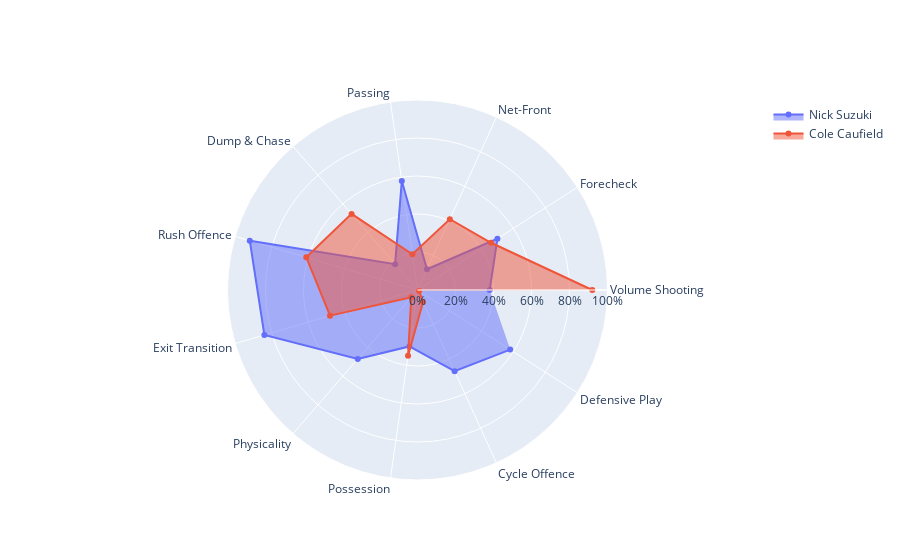

This figure's notebook cell:
### Code cell
import plotly.graph_objects as go

player_name1 = "Nick Suzuki"
player_name2 = "Cole Caufield"

categories = ['Volume Shooting', 'Forecheck', 'Net-Front', 'Passing',
              'Dump & Chase', 'Rush Offence', 'Exit Transition', 'Physicality',
              'Possession', 'Cycle Offence', 'Defensive Play']


idx1 = (df.index[df.Player == player_name1].values)[0]
cat_val1 = df.iloc[idx1].tolist()
cat_val1.pop(0)

fig = go.Figure()

fig.add_trace(go.Scatterpolar(
      r=cat_val1,
      theta=categories,
      fill='toself',
      name=player_name1))

idx2 = (df.index[df.Player == player_name2].values)[0]
cat_val2 = df.iloc[idx2].tolist()
cat_val2.pop(0)

fig.add_trace(go.Scatterpolar(
      r=cat_val2,
      theta=categories,
      fill='toself',
      name=player_name2))


fig.update_layout(
  polar=dict(
    radialaxis=dict(
      visible=True,
      range=[0, 100],
      angle = 0,
      ticksuffix = "%"  
  
    )),
  showlegend=True
)
fig.show()

### Figure 1 — Plotly figure (JSON) as saved in the notebook; plotly's stock layout.template omitted (floating-point values rounded to 4 significant figures)
{"data": [{"fill": "toself", "name": "Nick Suzuki", "r": [38, 50, 12, 58, 18, 92, 84, 48, 30, 47, 58], "theta": ["Volume Shooting", "Forecheck", "Net-Front", "Passing", "Dump & Chase", "Rush Offence", "Exit Transition", "Physicality", "Possession", "Cycle Offence", "Defensive Play"], "type": "scatterpolar"}, {"fill": "toself", "name": "Cole Caufield", "r": [92, 46, 41, 19, 53, 61, 48, 5, 35, 7, 1], "theta": ["Volume Shooting", "Forecheck", "Net-Front", "Passing", "Dump & Chase", "Rush Offence", "Exit Transition", "Physicality", "Possession", "Cycle Offence", "Defensive Play"], "type": "scatterpolar"}], "layout": {"autosize": true, "polar": {"angularaxis": {"type": "category"}, "radialaxis": {"angle": 0, "autorange": false, "range": [0, 100], "ticksuffix": "%", "type": "linear", "visible": true}}, "showlegend": true}}
